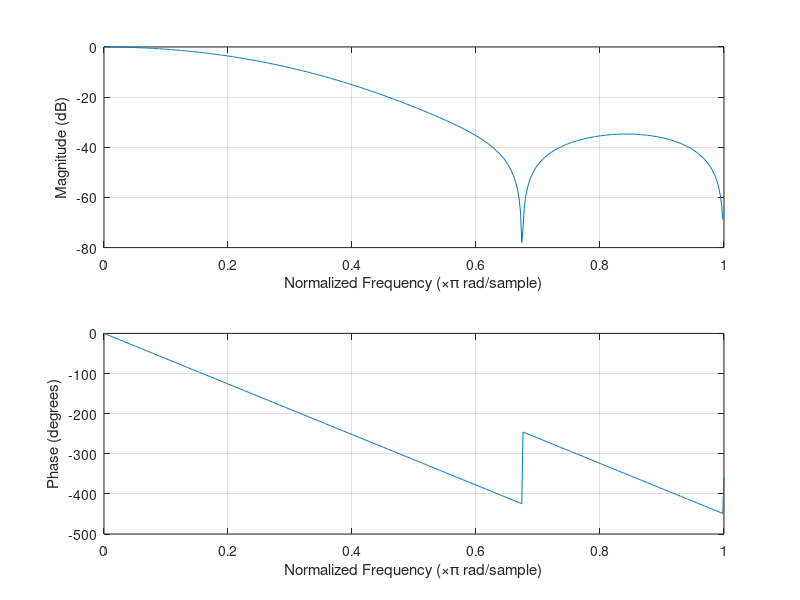

Write the MATLAB code that produced this figure. (Note: this script raises an error after producing the figure.)
 
x = 0;
x(1:10) = 2;
x(11:20) = 0;
x = [x x x x x x x x x x x x 2*ones(1,10) zeros(1,6)];
N = 2^nextpow2(length(x));      %compute number of zeros to pad
xpad = [x zeros(1,N-length(x))];    %add the zero padding
%PLOT
%figure(1)
%plot(x, 'bo');
%axis([-5 205 -0.1 2.2]);
%ylabel('x(k)'); xlabel('Sample number')
%title('Single-sided FFT magnitude');
%set(gca, 'FontSize', 18);
%FFT
%figure(2)
%plotFFT(x);

%inverse FFT
NN  =length(x);
X = fft(x);
xrecovered = fft(conj(X)/N);
%figure(3)
%plot(real(xrecovered));

%Cutoff Freq = 5Hz
%Sampling rate = 100 Hz, Nyquist freq = 1/2 Sampling = 50 Hz: cutoff = 0.1
%Nyquist
b = fir1(7,0.1);               %10th order, 11 sample LPF with cutoff freq of 0.2 fN
freqz(b)

%receive data from the PIC
if ~isempty(instrfind) %closes the port if it was open
    fclose(instrfind);
    delete(instrfind);
end

ser = serial('COM3','BaudRate', 2304000);
fopen(ser);
fprintf(ser,'r');
data = zeros(100, 4);
for i = 1:100
    data(i,:) = fscanf(ser, '%f %f %f %f');
end

xx = linspace(1,100);

plot(xx,data(:,1),xx,data(:,2),xx,data(:,3),xx,data(:,4))
legend('original','MAF','FIR','IIR')

